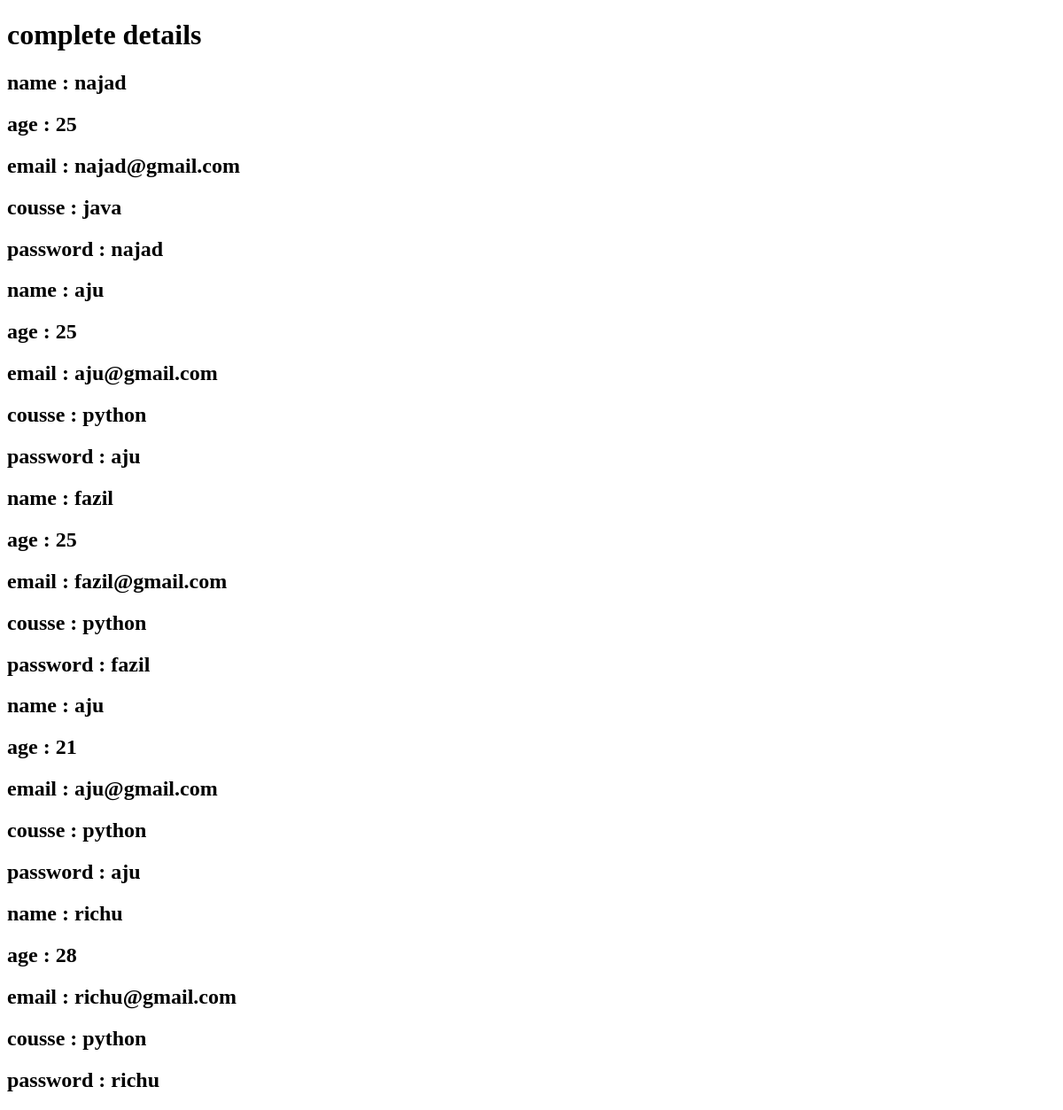
/fetch_data, run on an earlier commit of the app's database.
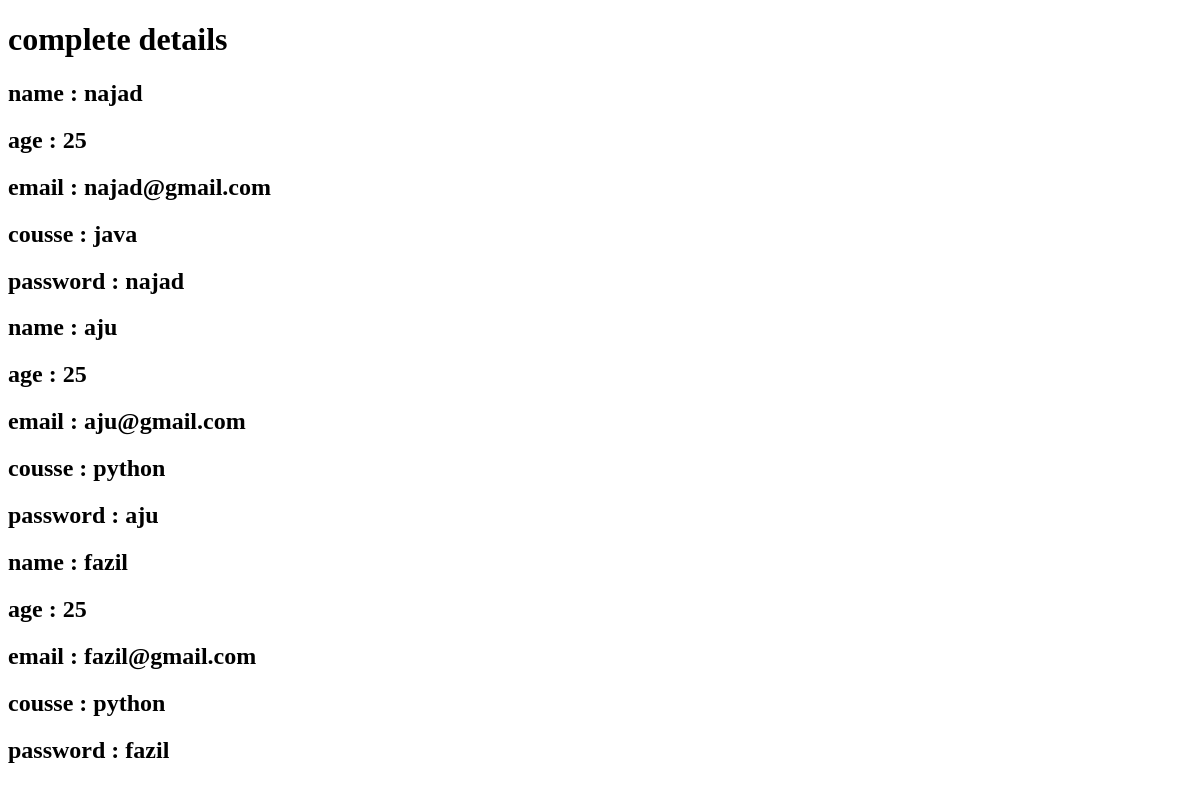
And on a later commit of the database.
### myapp/models.py (models this page shows, shortened)
class Student(models.Model) :
    name = models.CharField(max_length=100)
    age = models.IntegerField()
    age = models.IntegerField()
    email = models.EmailField()
    course = models.CharField(max_length=100)
    password = models.CharField(max_length=100)
    class Meta :
        db_table = "student"

### myapp/views.py (the view)
# urls.py: path( 'fetch_data',views.fetch_data),
def fetch_data(request) :
    s=Student.objects.all()
    return render(request , "fetch.html" , {"data": s})

### myapp/templates/fetch.html (shortened to what this page needs)
<!DOCTYPE html>
<html lang="en">
<head>
</head>
<body>
    <h1>complete details</h1>
    {% for i in data %}
    <h2>name : {{i.name}}</h2>
    <h2>age : {{i.age}}</h2>
    <h2>email : {{i.email}}</h2>
    <h2>cousse : {{i.course}}</h2>
    <h2>password : {{i.password}}</h2>
    {% endfor %}
</body>
</html>

What changed in the data, as far as the page shows it:
removed Student: name "aju", age "21", email "aju@gmail.com", course "python", password "aju"
removed Student: name "richu", age "28", email "richu@gmail.com", course "python", password "richu"
